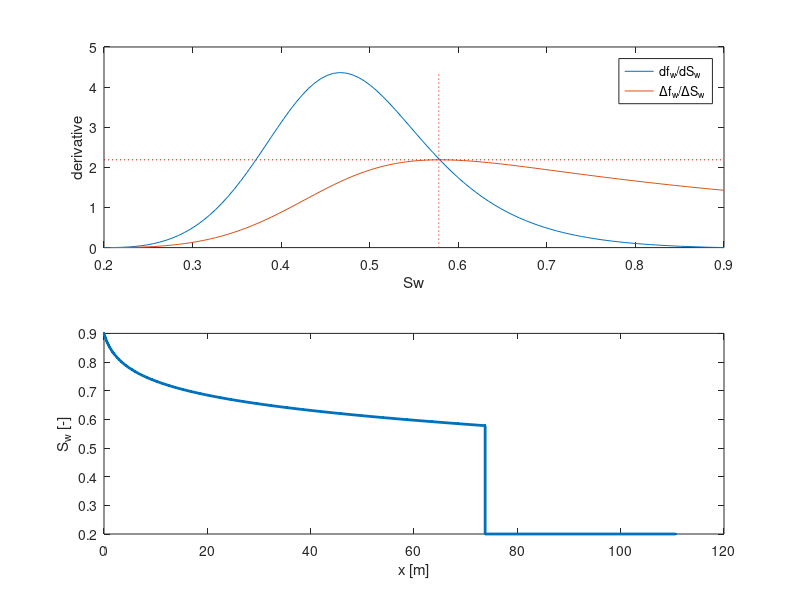

Here is the MATLAB script that generated this plot:
%----------------------------------------------------
% ANALITYCAL SOLUTION OF BUCKLEY LEVERETT EQUATION
% ----------------------------------------------------
clear all; close all;
% parameters
mu_w = 1.0e-3;
mu_o = 10.0e-3;
nw = 3.5;
no = 2;
ut = 1;
swc = 0.2;
sor = 0.1;
krwe = 0.7;
kroe = 0.8;
porosity= 0.3;

% saturation
nsw = 101; % number of gridpoints
dsw = (1-sor-swc)/(nsw-1);
sw = swc:dsw:(1-sor); % saturation range

% relperms + mobility + fracflow
krw = krwe*((sw-swc)/(1-swc-sor)).^nw;
kro = kroe*((1-sw-sor)/(1-swc-sor)).^no;
mob_w = krw/mu_w;
mob_o = kro/mu_o;
fw = mob_w./(mob_w+mob_o);

% fracflow derivative (numerical)
rr = 2:(nsw-1);
dfw1 = [0 (fw(rr+1)-fw(rr-1))./(sw(rr+1)-sw(rr-1)) 0];
vw = ut/porosity*dfw1;

% jump velocity
dfw2 = (fw - fw(1))./(sw-sw(1));
[shock_vel, shock_index] = max(dfw2);
shock_sat = sw(shock_index);
rr2 = shock_index:nsw;

% valid saturation range within BL solution
sw2 = [sw(1) sw(1) sw(rr2)];
vw2 = vw(rr2);
vw2 = [1.5*vw2(1) vw2(1) vw2];
t = 10;
x = vw2*t;

% plot of saturation as function of position
figure(1);
subplot(2,1,2); plot(x,sw2,'.-','linewidth',2);
xlabel('x [m]'); ylabel('S_w [-]');
% plot of fractional flow derivative + jump velocity
subplot(2,1,1); plot(sw,dfw1,sw,dfw2,[shock_sat shock_sat],[0
max(dfw1)],'r:',[swc (1-sor)],[shock_vel shock_vel],'r:');
xlabel('Sw'); ylabel('derivative');
legend('d{f_w}/d{S_w}','\Deltaf_w/\DeltaS_w');